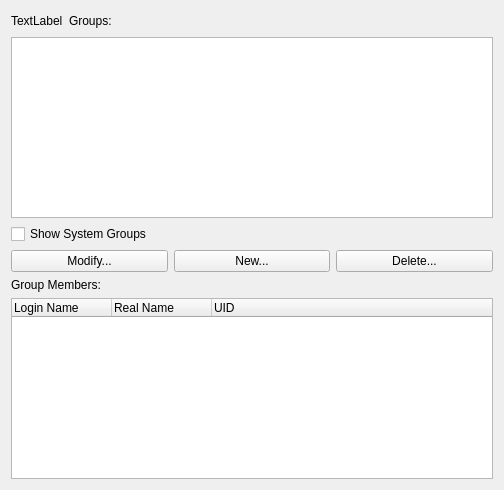
<?xml version="1.0" encoding="UTF-8"?>
<ui version="4.0">
 <class>Form</class>
 <widget class="QWidget" name="Form">
  <property name="geometry">
   <rect>
    <x>0</x>
    <y>0</y>
    <width>504</width>
    <height>490</height>
   </rect>
  </property>
  <property name="windowTitle">
   <string>Form</string>
  </property>
  <layout class="QVBoxLayout" name="verticalLayout">
   <item>
    <layout class="QHBoxLayout" name="horizontalLayout_2">
     <item>
      <widget class="QLabel" name="groupIconLabel">
       <property name="text">
        <string>TextLabel</string>
       </property>
      </widget>
     </item>
     <item>
      <widget class="QLabel" name="groupLabel">
       <property name="text">
        <string>Groups:</string>
       </property>
      </widget>
     </item>
     <item>
      <spacer name="horizontalSpacer">
       <property name="orientation">
        <enum>Qt::Horizontal</enum>
       </property>
       <property name="sizeHint" stdset="0">
        <size>
         <width>40</width>
         <height>20</height>
        </size>
       </property>
      </spacer>
     </item>
    </layout>
   </item>
   <item>
    <widget class="QTreeView" name="grouplistview">
     <property name="rootIsDecorated">
      <bool>false</bool>
     </property>
     <property name="uniformRowHeights">
      <bool>true</bool>
     </property>
     <attribute name="headerStretchLastSection">
      <bool>false</bool>
     </attribute>
     <attribute name="headerStretchLastSection">
      <bool>false</bool>
     </attribute>
    </widget>
   </item>
   <item>
    <widget class="QCheckBox" name="show_sysgroups_checkbox">
     <property name="text">
      <string>Show System Groups</string>
     </property>
    </widget>
   </item>
   <item>
    <layout class="QHBoxLayout" name="horizontalLayout">
     <item>
      <widget class="QPushButton" name="modifygroupbutton">
       <property name="text">
        <string>Modify...</string>
       </property>
      </widget>
     </item>
     <item>
      <widget class="QPushButton" name="newgroupbutton">
       <property name="text">
        <string>New...</string>
       </property>
      </widget>
     </item>
     <item>
      <widget class="QPushButton" name="deletegroupbutton">
       <property name="text">
        <string>Delete...</string>
       </property>
      </widget>
     </item>
    </layout>
   </item>
   <item>
    <widget class="QLabel" name="groupmemberlabel">
     <property name="text">
      <string>Group Members:</string>
     </property>
    </widget>
   </item>
   <item>
    <widget class="QTreeWidget" name="groupmemberlist">
     <property name="columnCount">
      <number>3</number>
     </property>
     <column>
      <property name="text">
       <string>Login Name</string>
      </property>
     </column>
     <column>
      <property name="text">
       <string>Real Name</string>
      </property>
     </column>
     <column>
      <property name="text">
       <string>UID</string>
      </property>
     </column>
    </widget>
   </item>
  </layout>
 </widget>
 <resources/>
 <connections/>
</ui>
